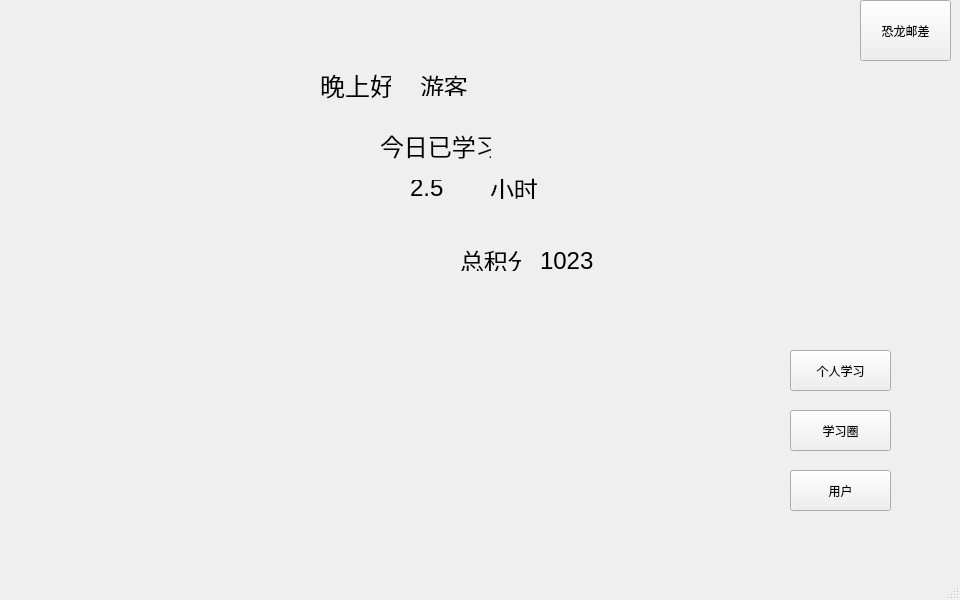
<?xml version="1.0" encoding="UTF-8"?>
<ui version="4.0">
 <class>MainWindow</class>
 <widget class="QMainWindow" name="MainWindow">
  <property name="geometry">
   <rect>
    <x>0</x>
    <y>0</y>
    <width>960</width>
    <height>600</height>
   </rect>
  </property>
  <property name="windowTitle">
   <string>MainWindow</string>
  </property>
  <widget class="QWidget" name="centralwidget">
   <widget class="QLabel" name="label_hello">
    <property name="geometry">
     <rect>
      <x>320</x>
      <y>70</y>
      <width>71</width>
      <height>31</height>
     </rect>
    </property>
    <property name="font">
     <font>
      <family>Baskerville</family>
      <pointsize>19</pointsize>
     </font>
    </property>
    <property name="text">
     <string>晚上好</string>
    </property>
   </widget>
   <widget class="QLabel" name="label_name">
    <property name="geometry">
     <rect>
      <x>420</x>
      <y>75</y>
      <width>61</width>
      <height>21</height>
     </rect>
    </property>
    <property name="font">
     <font>
      <family>Baskerville</family>
      <pointsize>18</pointsize>
     </font>
    </property>
    <property name="text">
     <string>游客</string>
    </property>
   </widget>
   <widget class="QLabel" name="label_3">
    <property name="geometry">
     <rect>
      <x>380</x>
      <y>130</y>
      <width>111</width>
      <height>31</height>
     </rect>
    </property>
    <property name="font">
     <font>
      <family>Baskerville</family>
      <pointsize>18</pointsize>
     </font>
    </property>
    <property name="text">
     <string>今日已学习</string>
    </property>
   </widget>
   <widget class="QLabel" name="label_hour">
    <property name="geometry">
     <rect>
      <x>410</x>
      <y>180</y>
      <width>58</width>
      <height>16</height>
     </rect>
    </property>
    <property name="font">
     <font>
      <pointsize>18</pointsize>
     </font>
    </property>
    <property name="text">
     <string>2.5</string>
    </property>
   </widget>
   <widget class="QLabel" name="label_5">
    <property name="geometry">
     <rect>
      <x>490</x>
      <y>178</y>
      <width>61</width>
      <height>21</height>
     </rect>
    </property>
    <property name="font">
     <font>
      <family>Baskerville</family>
      <pointsize>18</pointsize>
     </font>
    </property>
    <property name="text">
     <string>小时</string>
    </property>
   </widget>
   <widget class="QLabel" name="label_6">
    <property name="geometry">
     <rect>
      <x>460</x>
      <y>250</y>
      <width>61</width>
      <height>21</height>
     </rect>
    </property>
    <property name="font">
     <font>
      <family>Baskerville</family>
      <pointsize>18</pointsize>
     </font>
    </property>
    <property name="text">
     <string>总积分</string>
    </property>
   </widget>
   <widget class="QLabel" name="label_score">
    <property name="geometry">
     <rect>
      <x>540</x>
      <y>250</y>
      <width>71</width>
      <height>21</height>
     </rect>
    </property>
    <property name="font">
     <font>
      <pointsize>18</pointsize>
     </font>
    </property>
    <property name="text">
     <string>1023</string>
    </property>
   </widget>
   <widget class="QPushButton" name="pushButton">
    <property name="geometry">
     <rect>
      <x>790</x>
      <y>350</y>
      <width>101</width>
      <height>41</height>
     </rect>
    </property>
    <property name="autoFillBackground">
     <bool>false</bool>
    </property>
    <property name="text">
     <string>个人学习</string>
    </property>
   </widget>
   <widget class="QPushButton" name="pushButton_2">
    <property name="geometry">
     <rect>
      <x>790</x>
      <y>410</y>
      <width>101</width>
      <height>41</height>
     </rect>
    </property>
    <property name="text">
     <string>学习圈</string>
    </property>
   </widget>
   <widget class="QPushButton" name="pushButton_3">
    <property name="geometry">
     <rect>
      <x>790</x>
      <y>470</y>
      <width>101</width>
      <height>41</height>
     </rect>
    </property>
    <property name="text">
     <string>用户</string>
    </property>
   </widget>
   <widget class="QPushButton" name="pushButton_4">
    <property name="geometry">
     <rect>
      <x>860</x>
      <y>0</y>
      <width>91</width>
      <height>61</height>
     </rect>
    </property>
    <property name="text">
     <string>恐龙邮差</string>
    </property>
   </widget>
  </widget>
  <widget class="QMenuBar" name="menubar">
   <property name="geometry">
    <rect>
     <x>0</x>
     <y>0</y>
     <width>960</width>
     <height>22</height>
    </rect>
   </property>
  </widget>
  <widget class="QStatusBar" name="statusbar"/>
 </widget>
 <resources/>
 <connections/>
</ui>
